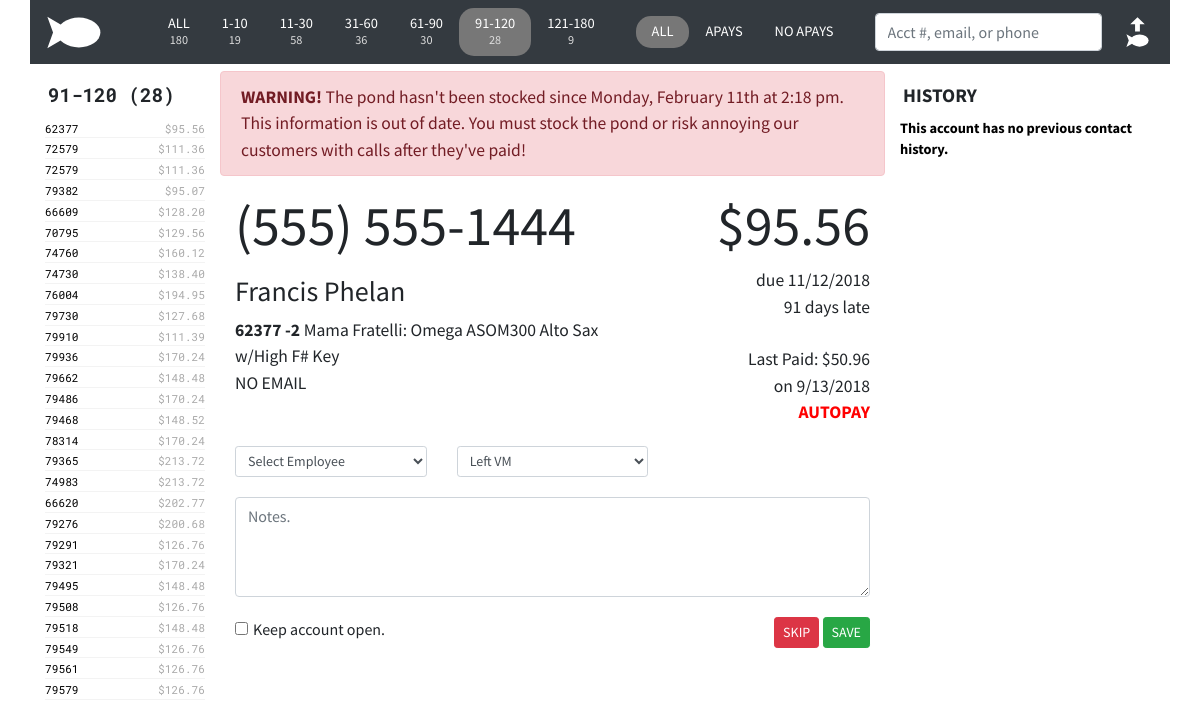
/?minmax=91-120 (signed in), run on the app's committed database.
### tables this page shows
CREATE TABLE `fishes` (
  `crnt_pk` int(6) DEFAULT NULL,
  `crnt_acct` int(11) DEFAULT NULL,
  `crnt_sub` int(11) DEFAULT NULL,
  `crnt_desc` varchar(50) DEFAULT NULL,
  `crnt_student` varchar(30) DEFAULT NULL,
  `crnt_lastdate` varchar(12) DEFAULT NULL,
  `crnt_lastamt` decimal(10,2) DEFAULT NULL,
  `crnt_amtdue` decimal(10,2) DEFAULT NULL,
  `crnt_payoff` decimal(10,2) DEFAULT NULL,
  `crnt_ndate` varchar(12) DEFAULT NULL,
  `crnt_paymentdue` decimal(10,2) DEFAULT NULL,
  `crnt_latedue` decimal(10,2) DEFAULT NULL,
  `crnt_otherdue` decimal(10,2) DEFAULT NULL,
  `crnt_payments` varchar(30) DEFAULT NULL,
  `crnt_last` varchar(20) DEFAULT NULL,
  `crnt_zip` varchar(10) DEFAULT NULL,
  `crnt_qty` decimal(2,0) DEFAULT NULL,
  `crnt_sku` varchar(30) DEFAULT NULL,
  `crnt_email` varchar(50) DEFAULT NULL,
  `crnt_emailmethod` varchar(5) DEFAULT NULL,
  `crnt_addr1` varchar(50) DEFAULT NULL,
  `crnt_addr2` varchar(50) DEFAULT NULL,
  `crnt_addr3` varchar(50) DEFAULT NULL,
  `crnt_addr4` varchar(50) DEFAULT NULL,
  `crnt_addr5` varchar(50) DEFAULT NULL,
  `crnt_name` varchar(50) DEFAULT NULL,
  `crnt_hmphone` varchar(50) DEFAULT NULL,
  `crnt_rntdesc` varchar(50) DEFAULT NULL,
  `crnt_extra1` varchar(11) DEFAULT NULL,
  `crnt_extra2` varchar(50) DEFAULT NULL
);

### application/controller/home.php (called while the page is built, shortened)
<?php
class Home extends Controller
{
    public function index()
    {
        $session = $this->model->setSessionVariables();
        if (isset($_GET["lookup"])) {
            $accountQuery = $this->model->displayAccount($_GET["lookup"]);
            $listHeader = "Account:";
        } else {
            $minmax = explode("-", $session->minmax);
            $min = $minmax[0];
            $max = $minmax[1];
            $accountQuery = $this->model->accountList($session->apay, $min, $max);
            $listHeader = ($min) . "-" . ($max) . " (" . count($accountQuery) . ")";
        }
        $addItUp = $this->model->addItUp($accountQuery);
        $lastStocked = file_get_contents(ROOT . 'public/laststocked.txt');
        require APP . 'view/_templates/header.php';
        require APP . 'view/home/left-column.php';
        require APP . 'view/home/middle-column.php';
        require APP . 'view/home/right-column.php';
        require APP . 'view/_templates/footer.php';
    }
}

### public/index.php (called while the page is built, shortened)
<?php
require APP . 'core/controller.php';
$app = new Application();

### application/core/controller.php (called while the page is built, shortened)
<?php
class Controller
{
    public $db = null;
    private function openDatabaseConnection()
    {
        $options = array(PDO::ATTR_DEFAULT_FETCH_MODE => PDO::FETCH_OBJ, PDO::ATTR_ERRMODE => PDO::ERRMODE_WARNING);
        $this->db = new PDO(DB_TYPE . ':host=' . DB_HOST . ';dbname=' . DB_NAME . ';charset=' . DB_CHARSET, DB_USER, DB_PASS, $options);
    }
    public function loadModel()
    {
        require APP . 'model/model.php';
        $this->model = new Model($this->db);
    }
}

### application/model/model.php (called while the page is built, shortened)
<?php
class Model
{
    function __construct($db)
    {
        try {
            $this->db = $db;
        } catch (PDOException $e) {
            exit('Database connection could not be established.');
        }
    }
    public function setSessionVariables()
    {
        $variables = (object) [
            'apay' => $_SESSION["apay"],
            'minmax' => $_SESSION["minmax"],
            'lanid' => $_SESSION["ctac_lanid"]
        ];
        return $variables;
    }
    public function accountList($apay, $min, $max, $emailFilter = "monkey")
    {
        $sql = "SELECT * FROM fishes WHERE (crnt_rntdesc <> '$apay' AND
                                            crnt_extra1 >= $min AND
                                            crnt_extra1 <= $max AND
                                            crnt_extra2 <> 'Y' AND
                                            crnt_email <> '$emailFilter') ORDER BY crnt_extra1 * 1";
        $query = $this->db->prepare($sql);
        $query->execute();
        $result = $query->fetchAll();
        return $result;
    }
}

### application/view/home/left-column.php (the view)
<section class="col-sm-2 left-column">
    <div class="col-header">
        <?php echo $listHeader; ?>
    </div>
    <ul class="account-list">
        <?php foreach ($accountQuery as $account) { ?>
            <li class="account-list-item">
                <a href="<?php echo URL; ?>?lookup=<?php echo $account->crnt_acct; ?>"><?php echo $account->crnt_acct; ?></a>
                <span class="account-list-bal-due">$<?php echo number_format($account->crnt_paymentdue, 2); ?></span>
            </li>
        <?php } ?>
    </ul>
</section>

### application/view/home/middle-column.php (shortened to what this page needs)
<section class="col-sm-7 middle-column">
    <section class="row account-info">
        <div ID="stock-pond-warning" class="alert alert-danger">
            <b>WARNING!</b> The pond hasn't been stocked since <?php echo  date('l, F jS \a\t g:i a', $lastStocked)?>. This information is out of date. You must stock the pond or risk annoying our customers with calls after they've paid!
        </div>
        <section class="col-sm-8 account-left">
            <div class="account-detail">
                <h1><?php echo ($accountQuery[0]->crnt_hmphone != "(   )    -") ? $accountQuery[0]->crnt_hmphone : "NO PHONE"; ?></h1>
                <p>
                <h3 id="crnt_name"><?php echo htmlspecialchars($accountQuery[0]->crnt_name)?> </h3>
                    <strong><?php echo $accountQuery[0]->crnt_acct . $addItUp->sub;?></strong> <?php echo $addItUp->student;?><br>
                    <?php echo ($accountQuery[0]->crnt_email != "") ? htmlspecialchars($accountQuery[0]->crnt_email) : "NO EMAIL"; ?>
                </p>
            </div>
        </section>
        <section class="col-sm-4 account-right">
            <h1>$<?php echo number_format($addItUp->payment, 2)?></h1>
            due <?php echo $accountQuery[0]->crnt_ndate; ?><br>
            <?php echo $accountQuery[0]->crnt_extra1;?> days late<br>
            <br>
            Last Paid: $<?php echo $accountQuery[0]->crnt_lastamt;?><br>
            on <?php echo $accountQuery[0]->crnt_lastdate;?><br>
            <div class="autopay-alert">
                <?php if ($accountQuery[0]->crnt_rntdesc == "Rental (Autopay)") {
                echo "AUTOPAY";
                }?>
            </div>
        </section>
    </section>
    <form action="<?php echo URL; ?>" method="POST">
    <section class="row action">
        <section class="col-sm-4">
            <select class="form-control form-control-sm" name="ctac_lanid" required>
                <?php
                if ($session->lanid == "") echo "<option value=\"\">Select Employee</option>";
                ?>
            </select>
        </section>
        <section class="col-sm-4">
            <select class="form-control form-control-sm" name="ctac_action" id="ctac_action" autofocus>
                <option value="Left VM" selected>Left VM</option>
            </select>
        </section>
        <section class="col-sm-4">
        </section>
    </section>
    <section class="row">
        <section class="col-sm-12">
            <textarea name="ctac_note" placeholder="Notes." ID="ctac_note" class="form-control"></textarea>
        </section>
    </section>
    <section class="row action-save">
        <section class="col-sm-6 action-checkboxes">
            <div class="form-check form-check-inline">
                <input name="crnt_extra2" class="form-check-input" type="checkbox" value="N">
                <label class="form-check-label" for="inlineCheckbox1">Keep account open.</label>
            </div>
        </section>
        <section class="col-sm-6 contact-save">
            <input type="submit" name="contact" value="SKIP" class="btn btn-danger btn-sm">
            <input type="submit" name="contact" value="SAVE" class="btn btn-success btn-sm">
        </section>
    </section>
    </form>
</section>

### public/css/style.css (style rules this page uses)
body { font-family: 'Source Sans Pro', sans-serif; }
h1 { font-size: 3.5rem; }
textarea { margin: 20px 0 20px 0; }
.col-header { font-weight: bold; font-size: 120%; padding: 10px 0px 8px 3px; }
.left-column { font-family: 'Roboto Mono', monospace; }
.account-list { list-style-type: none; padding-left: 0; font-size: 70%; color: #aaa; }
.account-list-item { margin-top: 3px; border-bottom: 1px solid #f3f3f3; }
.account-list-item a { color: black; }
.account-list-bal-due { float: right; }
#stock-pond-warning { display: none; }
.account-info { font-size: 110%; }
.account-right { text-align: right; }
.autopay-alert { color: red; font-weight: bold; }
.action { margin-top: 20px; }
#ctac_note { width: 100%; height: 100px; }
.contact-save { text-align: right; }

### data on the page
fishes: crnt_acct "62377", crnt_paymentdue "95.56", crnt_hmphone "(555) 555-1444", crnt_name "Francis Phelan", crnt_ndate "11/12/2018", crnt_extra1 "91", crnt_lastamt "50.96", crnt_lastdate "9/13/2018"
fishes: crnt_acct "72579", crnt_paymentdue "111.36"
fishes: crnt_acct "72579", crnt_paymentdue "111.36"
fishes: crnt_acct "79382", crnt_paymentdue "95.07"
fishes: crnt_acct "66609", crnt_paymentdue "128.20"
fishes: crnt_acct "70795", crnt_paymentdue "129.56"
fishes: crnt_acct "74760", crnt_paymentdue "160.12"
fishes: crnt_acct "74730", crnt_paymentdue "138.40"
fishes: crnt_acct "76004", crnt_paymentdue "194.95"
fishes: crnt_acct "79730", crnt_paymentdue "127.68"
fishes: crnt_acct "79910", crnt_paymentdue "111.39"
fishes: crnt_acct "79936", crnt_paymentdue "170.24"
fishes: crnt_acct "79662", crnt_paymentdue "148.48"
fishes: crnt_acct "79486", crnt_paymentdue "170.24"
fishes: crnt_acct "79468", crnt_paymentdue "148.52"
fishes: crnt_acct "78314", crnt_paymentdue "170.24"
fishes: crnt_acct "79365", crnt_paymentdue "213.72"
fishes: crnt_acct "74983", crnt_paymentdue "213.72"
fishes: crnt_acct "66620", crnt_paymentdue "202.77"
fishes: crnt_acct "79276", crnt_paymentdue "200.68"
fishes: crnt_acct "79291", crnt_paymentdue "126.76"
fishes: crnt_acct "79321", crnt_paymentdue "170.24"
fishes: crnt_acct "79495", crnt_paymentdue "148.48"
fishes: crnt_acct "79508", crnt_paymentdue "126.76"
fishes: crnt_acct "79518", crnt_paymentdue "148.48"
fishes: crnt_acct "79549", crnt_paymentdue "126.76"
fishes: crnt_acct "79561", crnt_paymentdue "126.76"
fishes: crnt_acct "79579", crnt_paymentdue "126.76"

### other printed values
$aging->all "180"
$aging->one "19"
$aging->eleven "58"
$aging->thirtyOne "36"
$aging->sixtyOne "30"
$aging->ninetyOne "28"
$aging->oneTwentyPlus "9"
$listHeader "91-120 (28)"
date('l, F jS \a\t g:i a', $lastStocked) "Monday, February 11th at 2:18 pm"
$addItUp->sub "-2"
$addItUp->student "Mama Fratelli: Omega ASOM300 Alto Sax w/High F# Key"
$addItUp->payment "95.56"
